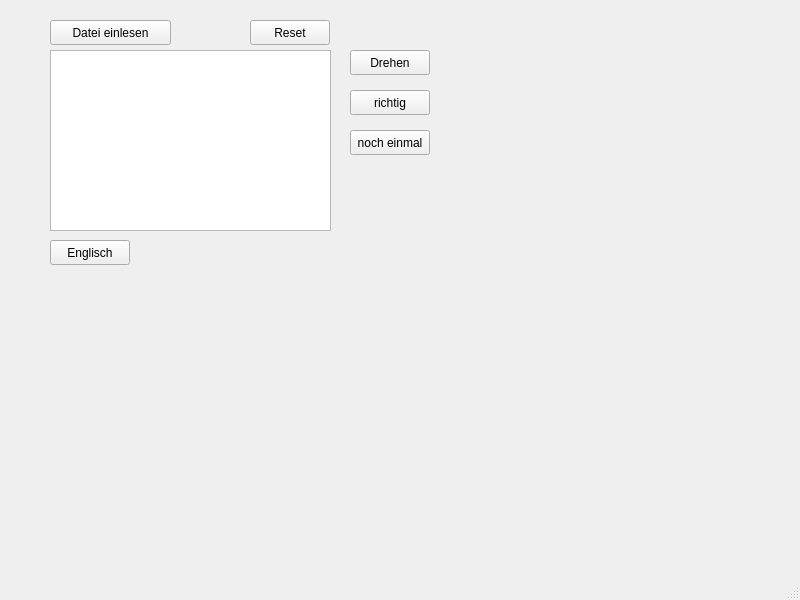
<?xml version="1.0" encoding="UTF-8"?>
<ui version="4.0">
 <class>MainWindow</class>
 <widget class="QMainWindow" name="MainWindow">
  <property name="geometry">
   <rect>
    <x>0</x>
    <y>0</y>
    <width>800</width>
    <height>600</height>
   </rect>
  </property>
  <property name="windowTitle">
   <string>MainWindow</string>
  </property>
  <widget class="QWidget" name="centralwidget">
   <widget class="QPlainTextEdit" name="plainTextEdit">
    <property name="geometry">
     <rect>
      <x>50</x>
      <y>50</y>
      <width>281</width>
      <height>181</height>
     </rect>
    </property>
    <property name="font">
     <font>
      <family>BPG Mrgvlovani Caps GNU&amp;GPL</family>
     </font>
    </property>
    <property name="cursor" stdset="0">
     <cursorShape>BusyCursor</cursorShape>
    </property>
    <property name="whatsThis">
     <string>&lt;html&gt;&lt;head/&gt;&lt;body&gt;&lt;p style=&quot;align: left&quot;&gt;&lt;br/&gt;&lt;/p&gt;&lt;/body&gt;&lt;/html&gt;</string>
    </property>
   </widget>
   <widget class="QPushButton" name="drehen_btn">
    <property name="geometry">
     <rect>
      <x>350</x>
      <y>50</y>
      <width>80</width>
      <height>25</height>
     </rect>
    </property>
    <property name="text">
     <string>Drehen</string>
    </property>
   </widget>
   <widget class="QPushButton" name="einlesen_btn">
    <property name="geometry">
     <rect>
      <x>50</x>
      <y>20</y>
      <width>121</width>
      <height>25</height>
     </rect>
    </property>
    <property name="text">
     <string>Datei einlesen</string>
    </property>
   </widget>
   <widget class="QPushButton" name="reset_btn">
    <property name="geometry">
     <rect>
      <x>250</x>
      <y>20</y>
      <width>80</width>
      <height>25</height>
     </rect>
    </property>
    <property name="text">
     <string>Reset</string>
    </property>
   </widget>
   <widget class="QPushButton" name="richtig_btn">
    <property name="geometry">
     <rect>
      <x>350</x>
      <y>90</y>
      <width>80</width>
      <height>25</height>
     </rect>
    </property>
    <property name="text">
     <string>richtig</string>
    </property>
   </widget>
   <widget class="QPushButton" name="widerholen_btn">
    <property name="geometry">
     <rect>
      <x>350</x>
      <y>130</y>
      <width>80</width>
      <height>25</height>
     </rect>
    </property>
    <property name="text">
     <string>noch einmal</string>
    </property>
   </widget>
   <widget class="QPushButton" name="sprache_btn">
    <property name="geometry">
     <rect>
      <x>50</x>
      <y>240</y>
      <width>80</width>
      <height>25</height>
     </rect>
    </property>
    <property name="text">
     <string>Englisch</string>
    </property>
   </widget>
  </widget>
  <widget class="QMenuBar" name="menubar">
   <property name="geometry">
    <rect>
     <x>0</x>
     <y>0</y>
     <width>800</width>
     <height>22</height>
    </rect>
   </property>
  </widget>
  <widget class="QStatusBar" name="statusbar"/>
 </widget>
 <resources/>
 <connections/>
</ui>
